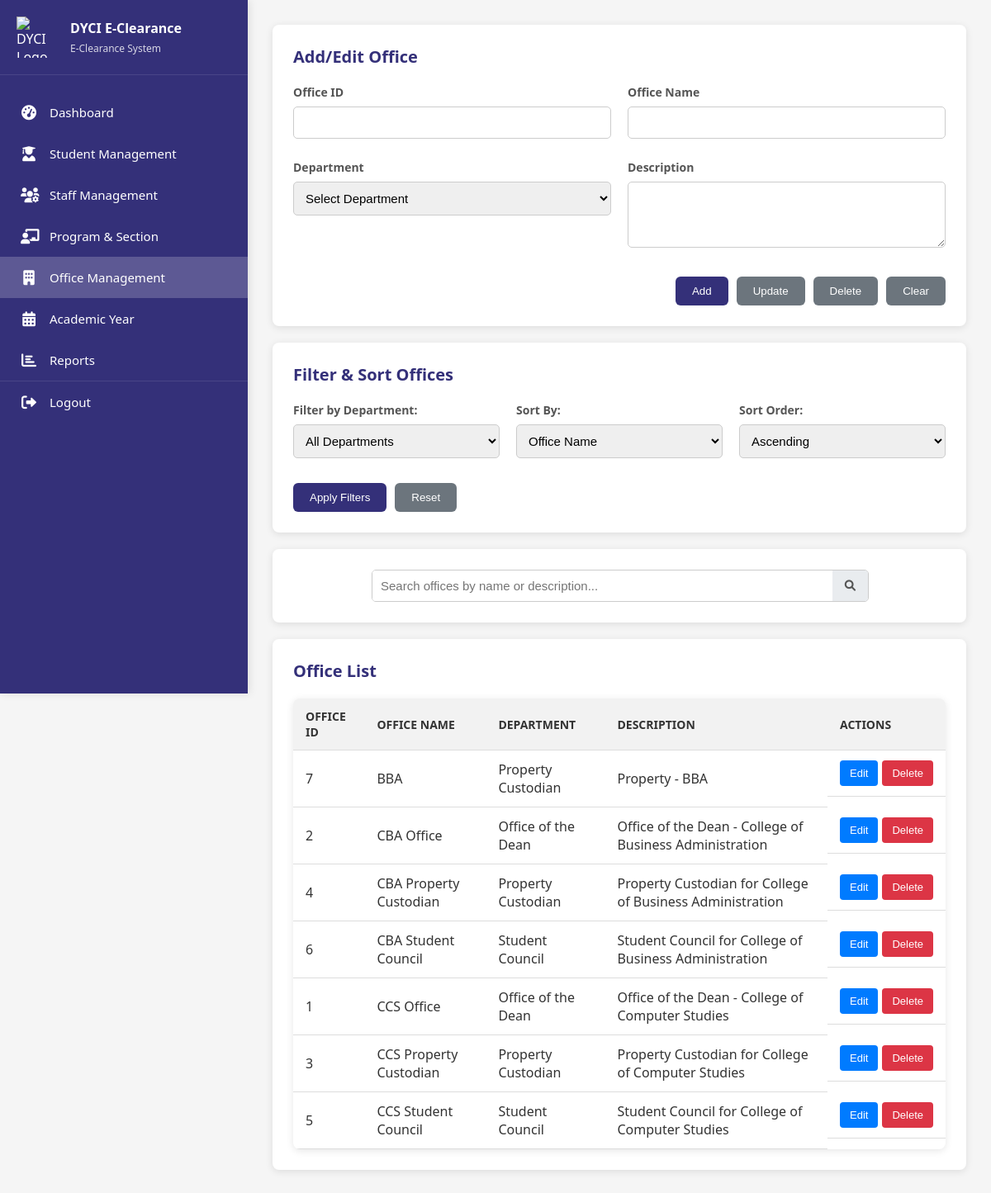
Before: /pages/office_management.php with the older database file.
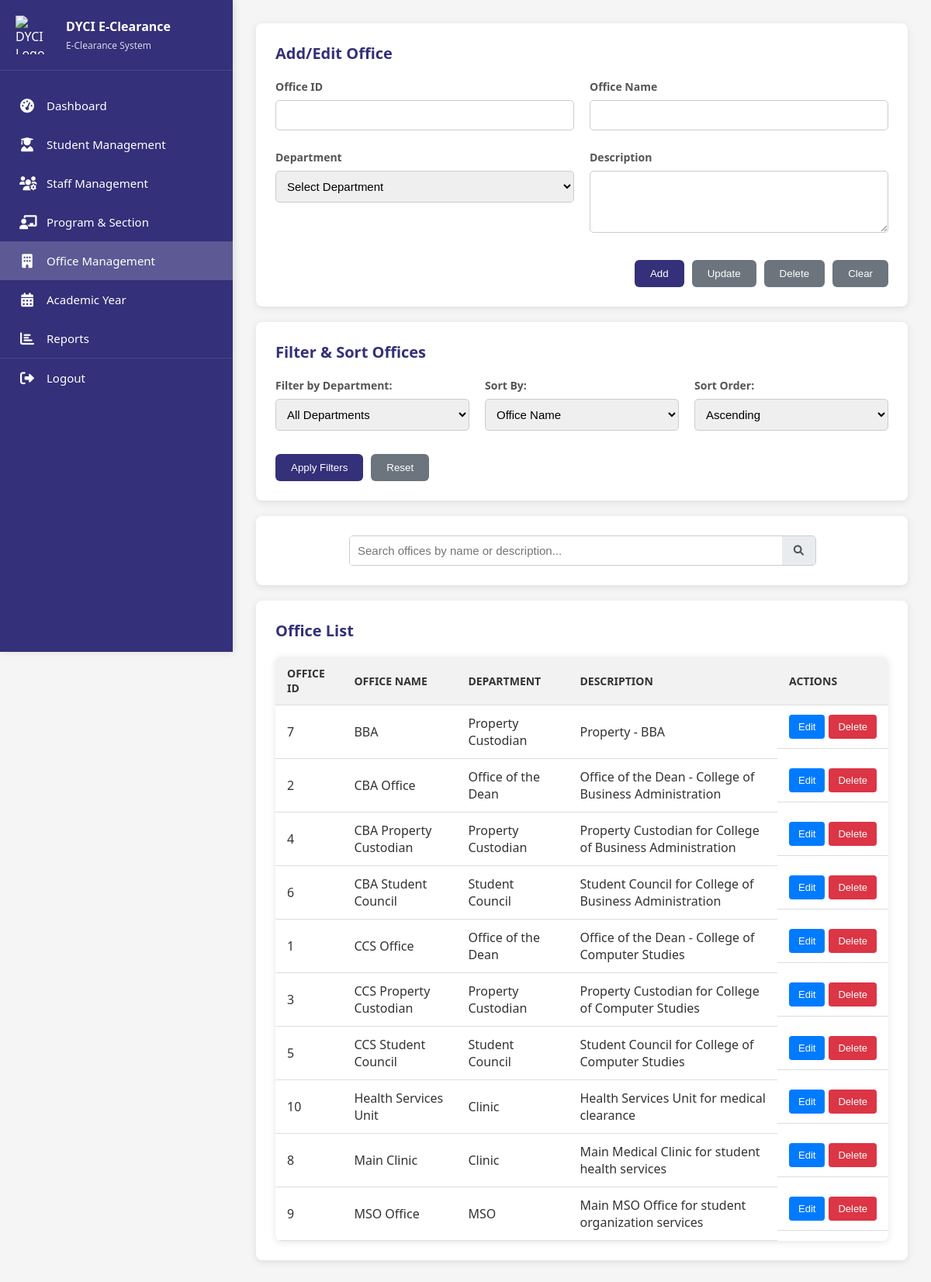
After: the same page with the newer database file.
### tables this page shows
CREATE TABLE `offices` (
  `OfficeID` int(11) NOT NULL,
  `OfficeName` varchar(255) NOT NULL,
  `DepartmentID` int(11) NOT NULL,
  `Description` text DEFAULT NULL
);

CREATE TABLE `departments` (
  `DepartmentID` int(11) NOT NULL,
  `DepartmentName` varchar(255) NOT NULL
);

### pages/office_management.php (the view, shortened to what the changed rows need)
<?php
include '../includes/db_connect.php';
$office_query = "SELECT o.*, d.DepartmentName
                 FROM offices o
                 LEFT JOIN departments d ON o.DepartmentID = d.DepartmentID";
$sort_by = isset($_POST['sort_by']) ? $_POST['sort_by'] : 'OfficeName';
$sort_order = isset($_POST['sort_order']) ? $_POST['sort_order'] : 'asc';
$sort_order = (strtolower($sort_order) == 'desc') ? 'DESC' : 'ASC';
$office_query .= " ORDER BY " . $sort_by . " " . $sort_order;
$office_result = $conn->query($office_query);
?>
<!DOCTYPE html>
<html lang="en">
<head>
    <link rel="stylesheet" href="https://cdnjs.cloudflare.com/ajax/libs/font-awesome/6.0.0/css/all.min.css">
</head>
<body>
    <nav class="sidebar">
    <div class="logo-container">
        <div class="logo-text">
            <h2>DYCI E-Clearance</h2>
        </div>
    </div>
</nav>
<div class="container">
    <div class="user-list-container">
        <?php if ($office_result->num_rows > 0): ?>
            <div class="table-wrapper">
                <table>
                    <thead>
                        <tr>
                            <th>Office ID</th>
                            <th>Office Name</th>
                            <th>Department</th>
                            <th>Description</th>
                            <th>Actions</th>
                        </tr>
                    </thead>
                    <tbody>
                        <?php while ($row = $office_result->fetch_assoc()): ?>
                            <tr onclick="populateForm(<?php echo htmlspecialchars(json_encode($row)); ?>)">
                                <td><?php echo htmlspecialchars($row['OfficeID']); ?></td>
                                <td><?php echo htmlspecialchars($row['OfficeName']); ?></td>
                                <td><?php echo htmlspecialchars($row['DepartmentName']); ?></td>
                                <td><?php echo htmlspecialchars($row['Description']); ?></td>
                                <td class="action-buttons">
                                    <button class="btn btn-edit" onclick="event.stopPropagation(); populateForm(<?php echo htmlspecialchars(json_encode($row)); ?>)">Edit</button>
                                    <button class="btn btn-delete" onclick="event.stopPropagation(); confirmDelete(<?php echo $row['OfficeID']; ?>)">Delete</button>
                                </td>
                            </tr>
                        <?php endwhile; ?>
                    </tbody>
                </table>
            </div>
        <?php else: ?>
            <p>No offices found.</p>
        <?php endif; ?>
    </div>
</body>
</html>

Changed rows visible on the page:
added offices: OfficeID "10", OfficeName "Health Services Unit", DepartmentID.DepartmentName "Clinic", Description "Health Services Unit for medical clearance"
added offices: OfficeID "8", OfficeName "Main Clinic", DepartmentID.DepartmentName "Clinic", Description "Main Medical Clinic for student health services"
added offices: OfficeID "9", OfficeName "MSO Office", DepartmentID.DepartmentName "MSO", Description "Main MSO Office for student organization services"
